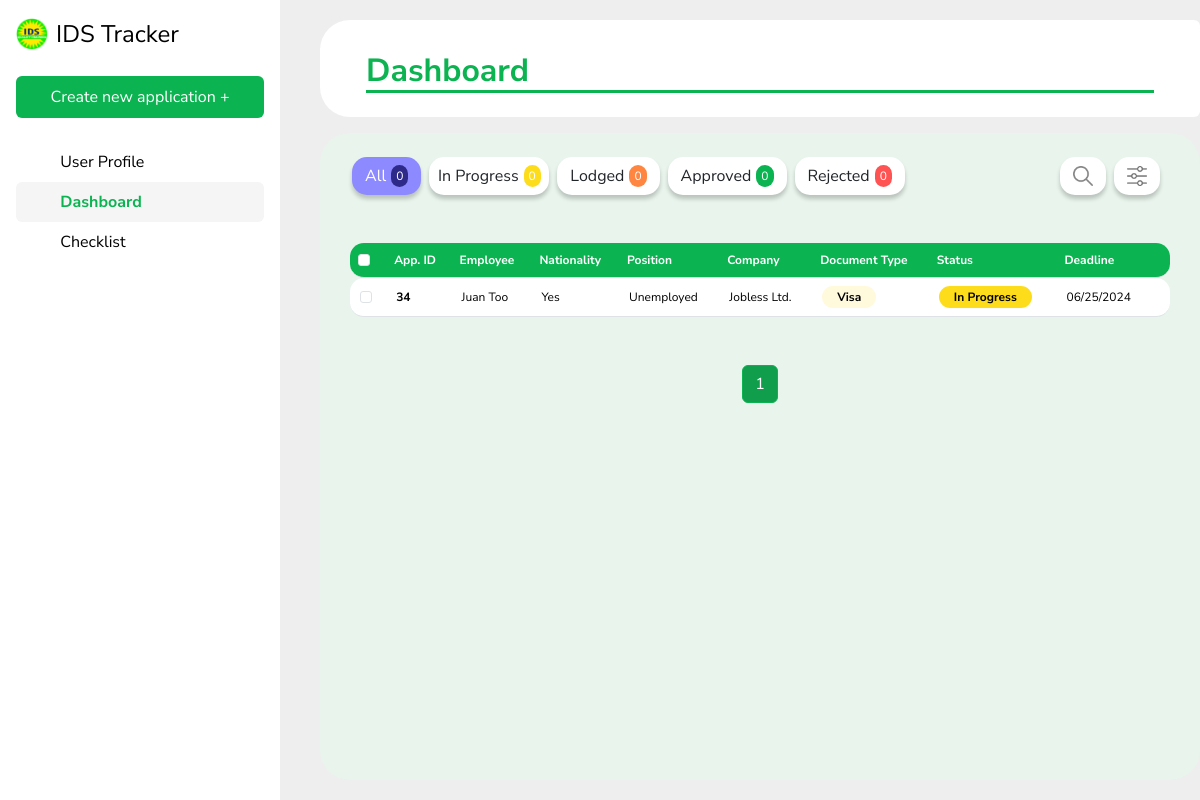
The page / on the database its author committed.
### IDSapp/models.py (models this page shows, shortened)
class Application(models.Model):
    application_types = [
        ('Renewal', 'Renewal'),
        ('Application', 'Application')
    ]
    document_types = [
        ('Visa', 'Visa'),
        ('Passport', 'Passport'),
        ('Work Permit', 'Work Permit')
    ]
    statuses = [
        ('In Progress', 'In Progress'),
        ('Lodged', 'Lodged'),
        ('Rejected', 'Rejected'),
        ('Approved', 'Approved'),
        ('Archived', 'Archived')
    ]
    conditions = [
        ('Active', 'Active'),
        ('Archived', 'Archived')
    ]
    firstName = models.CharField(max_length = 50)
    lastName = models.CharField(max_length = 50)
    nationality = models.CharField(max_length = 50)
    companyPos = models.CharField(max_length = 50)
    passportNo = models.CharField(max_length = 15)
    expirationDate = models.DateField(blank=True, null=True)
    deadline = models.DateField(blank=True, null=True)
    status = models.CharField(max_length = 20, choices = statuses)
    applicationType = models.CharField(max_length = 20, choices = application_types)
    documentType = models.CharField(max_length = 20, choices = document_types)
    businessUnit = models.CharField(max_length = 50)
    condition = models.CharField(max_length = 20, choices = conditions)
    comment = models.TextField(blank=True, null=True)
    priority = models.IntegerField(default=0)
    objects = models.Manager()
    def getFirstName(self):
        return self.firstName
    def getLastName(self):
        return self.lastName
    def getNationality(self):
        return self.nationality
    def getCompanyPos(self):
        return self.companyPos
    def getDeadline(self):
        return self.deadline.strftime('%m/%d/%Y') if self.deadline else None
    def getStatus(self):
        return self.status
    def getDocumentType(self):
        return self.documentType
    def getBusinessUnit(self):
        return self.businessUnit

### IDSapp/views.py (the view)
# urls.py: path('', views.view_dashboard, name = 'view_dashboard'),
def view_dashboard(request):
    application_list = Application.objects.all().order_by('-priority', 'deadline')
    paginator = Paginator(application_list, 10)  # Show 20 applications per page.
    page_number = request.GET.get('page')
    applications = paginator.get_page(page_number)
    return render(request, 'dashboard.html', {'applications': applications})

### IDSapp/templates/dashboard.html (shortened to what this page needs)
{% extends 'base.html' %}
{% load static %}
{% block content %}
<div style="padding-top: 20px; margin-left: 40px;">
    <div class="card" style="border: none; border-bottom-left-radius: 30px; border-top-left-radius: 30px;">
        <div class="card-body">
            <h2 class="card-title mt-3" style="margin-left: 30px; margin-right: 30px; color: #0BB351; font-weight: bold; border-bottom: 3px solid #0BB351;">Dashboard</h2>
        </div>
    </div>
    <div id="dynamicCard" class="card mt-3" style="border: none; background: #e8f4ec; border-radius: 30px;">
        <div class="row mt-4" style="margin-left: 20px; margin-right: 20px;">
            <div class="col-6 d-flex justify-content-start">
                <a class="btn d-flex align-items-center justify-content-center me-2" style="border-radius: 15px; background: #8D8AFF; color: #ffffff; box-shadow: 0px 4px 4px 0px rgba(0, 0, 0, 0.20);">
                    <span style="margin-right: 5px;">All</span>
                    <p style="margin: 0; border-radius: 10px; background: #2D2A89; font-size: 12px; padding: 2px 5px;">0</p>
                </a>
                <a class="btn d-flex align-items-center justify-content-center me-2" style="min-width: 120px; border-radius: 15px; background: #ffffff; box-shadow: 0px 4px 4px 0px rgba(0, 0, 0, 0.20); padding: 5px 10px;">
                    <span style="margin-right: 5px; white-space: nowrap;">In Progress</span>
                    <p style="margin: 0; border-radius: 10px; background: #FDDD1B; color: #ffffff; font-size: 12px; padding: 2px 5px;">0</p>
                </a>
                <a class="btn d-flex align-items-center justify-content-center me-2" style="border-radius: 15px; background: #ffffff; box-shadow: 0px 4px 4px 0px rgba(0, 0, 0, 0.20);">
                    <span style="margin-right: 5px;">Lodged</span>
                    <p style="margin: 0; border-radius: 10px; background: #FF8640; color: #ffffff; font-size: 12px; padding: 2px 5px;">0</p>
                </a>
                <a class="btn d-flex align-items-center justify-content-center me-2" style="border-radius: 15px; background: #ffffff; box-shadow: 0px 4px 4px 0px rgba(0, 0, 0, 0.20);">
                    <span style="margin-right: 5px;">Approved</span>
                    <p style="margin: 0; border-radius: 10px; background: #0BB351; color: #ffffff; font-size: 12px; padding: 2px 5px;">0</p>
                </a>
                <a class="btn d-flex align-items-center justify-content-center me-2" style="border-radius: 15px; background: #ffffff; box-shadow: 0px 4px 4px 0px rgba(0, 0, 0, 0.20);">
                    <span style="margin-right: 5px;">Rejected</span>
                    <p style="margin: 0; border-radius: 10px; background: #FF5252; color: #ffffff; font-size: 12px; padding: 2px 5px;">0</p>
                </a>
            </div>
            <div class="col-6 d-flex justify-content-end">
                <a class="btn d-flex align-items-center justify-content-center me-2" style="border-radius: 15px; background: #ffffff; box-shadow: 0px 4px 4px 0px rgba(0, 0, 0, 0.20);">
                    <img src="{% static 'search.png' %}" width="20" height="20" alt="IDS Logo">
                </a>
                <a class="btn d-flex align-items-center justify-content-center me-2" style="border-radius: 15px; background: #ffffff; box-shadow: 0px 4px 4px 0px rgba(0, 0, 0, 0.20);">
                    <img src="{% static 'sort.png' %}" width="20" height="20" alt="IDS Logo">
                </a>
            </div>
        </div>
        <div style="margin-left: 30px; margin-right: 30px;">
            <table class="table table-hover mt-5 mb-5" style="font-size: 12px;">
                <thead style="border-radius: 14px;">
                    <th scope="col" style="background-color: #0BB351; color: #ffffff;"><input class="form-check-input" type="checkbox" id="selectAll"></th>
                    <th scope="col" style="background-color: #0BB351; color: #ffffff;"> App. ID </th>
                    <th scope="col" style="background-color: #0BB351; color: #ffffff;"> Employee </th>
                    <th scope="col" style="background-color: #0BB351; color: #ffffff;"> Nationality </th>
                    <th scope="col" style="background-color: #0BB351; color: #ffffff;"> Position </th>
                    <th scope="col" style="background-color: #0BB351; color: #ffffff;"> Company </th>
                    <th scope="col" style="background-color: #0BB351; color: #ffffff;"> Document Type </th>
                    <th scope="col" style="background-color: #0BB351; color: #ffffff;"> Status </th>
                    <th scope="col" style="background-color: #0BB351; color: #ffffff;"> Deadline </th>
                    <th scope="col" style="background-color: #0BB351; color: #ffffff;" id="binIconColumn">
                    </th>
                </thead>
                <tbody>
                    {% for a in applications %}
                    <tr class="table-row">
                        <td><a href="{% url 'view_application' pk=a.pk %}" class="row-link"><input type="checkbox" class="row-checkbox form-check-input" value="{{ a.pk }}"></a></td>
                        <td><a href="{% url 'view_application' pk=a.pk %}" class="row-link"><span style="font-weight: bold;">{{ a.pk }}</span></a></td>
                        <td><a href="{% url 'view_application' pk=a.pk %}" class="row-link">{{ a.getFirstName }} {{ a.getLastName }}</a></td>
                        <td><a href="{% url 'view_application' pk=a.pk %}" class="row-link"> {{ a.getNationality }} </a></td>
                        <td><a href="{% url 'view_application' pk=a.pk %}" class="row-link"> {{ a.getCompanyPos }} </a></td>
                        <td><a href="{% url 'view_application' pk=a.pk %}" class="row-link"> {{ a.getBusinessUnit }} </a></td>
                        <td><a href="{% url 'view_application' pk=a.pk %}" class="row-link"><span style="border-radius: 14px; background: #FFFADC; font-weight: bold; padding-left: 15px; padding-right: 15px; padding-top: 3px; padding-bottom: 3px;">{{ a.getDocumentType }}</span></a></td>
                        <td> <a href="{% url 'view_application' pk=a.pk %}" class="row-link">
                            <span class="status-label
                                {% if a.getStatus == 'In Progress' %}status-in-progress
                                {% elif a.getStatus == 'Lodged' %}status-lodged
                                {% elif a.getStatus == 'Approved' %}status-approved
                                {% elif a.getStatus == 'Rejected' %}status-rejected
                                {% endif %}
                            ">
                                {{ a.getStatus }}
                            </span>
                        </td></a>
                        <td><a href="{% url 'view_application' pk=a.pk %}" class="row-link"> {{ a.getDeadline }} </a></td>
                        <td>  </td>
                    </tr>
                    {% endfor %}
                </tbody>
            </table>
        </div>
        <div>
            <nav aria-label="Page navigation example">
                <ul class="pagination justify-content-center">
                    {% for num in applications.paginator.page_range %}
                        {% if applications.number == num %}
                            <li class="page-item active"><a class="page-link" href="?page={{ num }}">{{ num }}</a></li>
                        {% elif num > applications.number|add:'-3' and num < applications.number|add:'3' %}
                            <li class="page-item"><a class="page-link" href="?page={{ num }}">{{ num }}</a></li>
                        {% endif %}
                    {% endfor %}
                </ul>
            </nav>
        </div>
    </div>
</div>
{% endblock %}

### IDSapp/templates/base.html (style rules this page uses)
body { background-color: #EEE; font-family: 'Nunito Sans', sans-serif; }

### IDSapp/templates/dashboard.html (style rules this page uses)
.table thead th:first-child { border-top-left-radius: 14px; border-bottom-left-radius: 14px; }
.table thead th:last-child { border-top-right-radius: 14px; border-bottom-right-radius: 14px; }
.table-row td:first-child { border-top-left-radius: 14px; border-bottom-left-radius: 14px; }
.table-row td:last-child { border-top-right-radius: 14px; border-bottom-right-radius: 14px; }
.table { border-spacing: 0; border-collapse: separate; }
.status-label { border-radius: 14px; font-weight: bold; padding: 3px 15px; }
.status-in-progress { background-color: #FDDD1B; color: #000000; }
.status-label { border-radius: 14px; font-weight: bold; padding: 3px 15px; white-space: nowrap; }
td { padding: 8px; }
.row-link { display: block; width: 100%; height: 100%; color: inherit; text-decoration: none; padding: 2px; }
.page-item.active .page-link { background-color: #109E4C; border-color: #0BB351; color: white; }
.page-item .page-link { color: #0BB351; }

### rows shown on the page
Application: pk "34", getFirstName "Juan", getLastName "Too", getNationality "Yes", getCompanyPos "Unemployed", getBusinessUnit "Jobless Ltd.", getDocumentType "Visa", getStatus "In Progress", getDeadline "06/25/2024"

### other values the page prints
{{ num }} "1"
